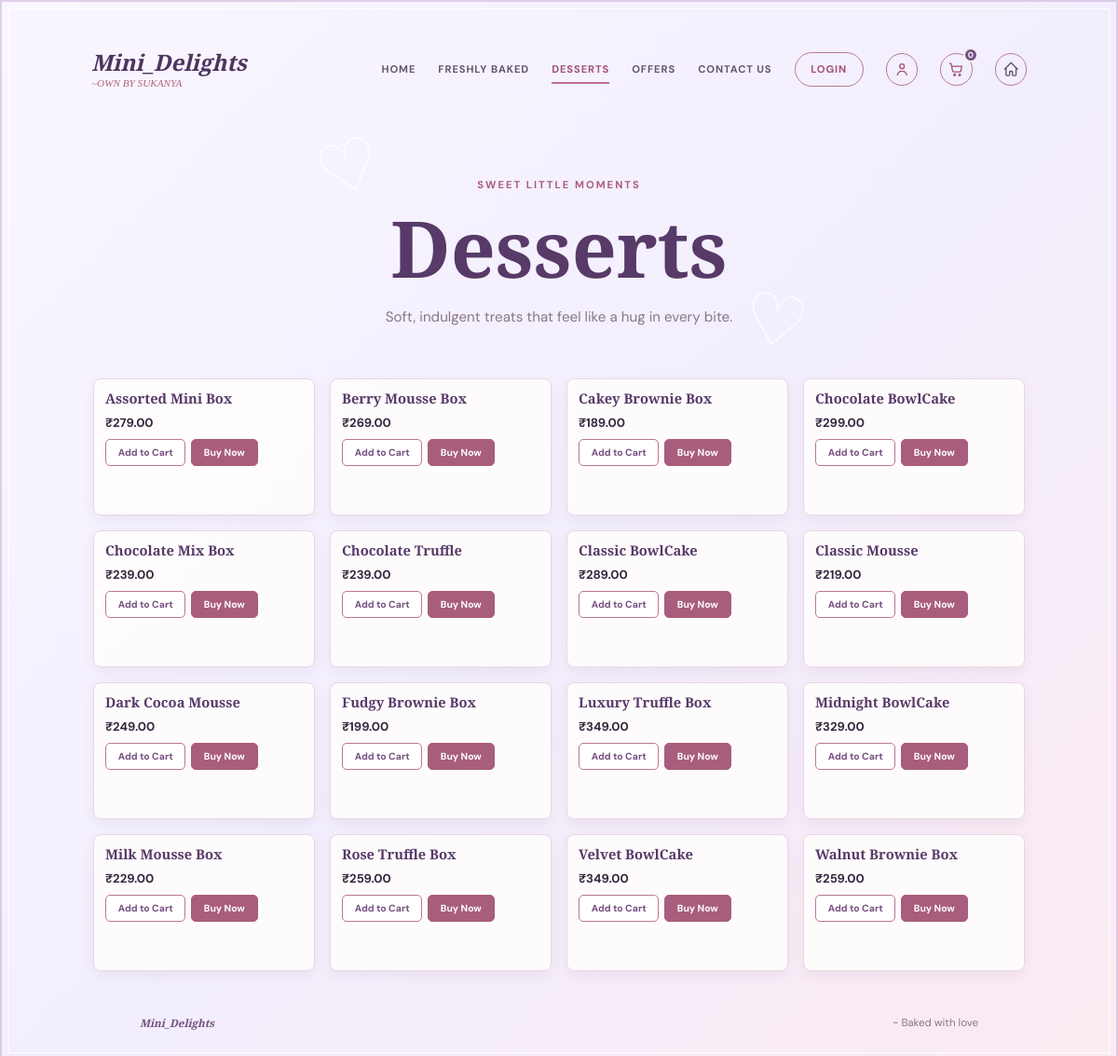
The page /desserts/ on the database its author committed.
### app/models.py (models this page shows, shortened)
class Item(models.Model):
	class MenuGroup(models.TextChoices):
		BROWNIES = 'brownie-menu', "Brownie's"
		CUPCAKES = 'cupcake-menu', "Cupcake's"
		PIZZAS = 'pizza-menu', "Pizza's"
		OTHER = 'other-menu', 'Other'
	name = models.CharField(max_length=160)
	description = models.TextField(blank=True)
	image = models.ImageField(upload_to='items/', blank=True)
	image_url = models.URLField(max_length=500, blank=True)
	menu_group = models.CharField(max_length=20, choices=MenuGroup.choices, blank=True, default='')
	price = models.DecimalField(max_digits=10, decimal_places=2, validators=[MinValueValidator(0)])
	discount = models.DecimalField(
		max_digits=5,
		decimal_places=2,
		default=0,
		validators=[MinValueValidator(0), MaxValueValidator(100)],
		help_text='Discount percentage, from 0 to 100.',
	)
	count = models.PositiveIntegerField(default=0, help_text='Available stock quantity.')
	category = models.CharField(max_length=80, db_index=True)
	tags = models.JSONField(default=list, blank=True)
	is_available = models.BooleanField(default=True)
	created_at = models.DateTimeField(auto_now_add=True)
	updated_at = models.DateTimeField(auto_now=True)
	class Meta:
		ordering = ['name']

### app/views.py (the view)
# urls.py: path('desserts/', views.desserts, name='desserts'),
@ensure_csrf_cookie
def desserts(request):
    dessert_items = Item.objects.filter(
        category='desserts',
        is_available=True,
    ).order_by('name')
    return render(request, 'desserts.html', {'dessert_items': dessert_items})

### templates/desserts.html (shortened to what this page needs)
<!DOCTYPE html>
{% load static %}
<html lang="en">
<head>
	<link rel="stylesheet" href="{% static 'style.css' %}?v=20261001b">
</head>
<body class="freshly-page desserts-page">
	<main class="freshly-shell">
		<header class="freshly-header">
			<a class="freshly-brand" href="{% url 'home' %}">
				<strong>Mini_Delights</strong>
				<span>~Own By Sukanya</span>
			</a>
			{% include 'partials/site_navigation.html' %}
		</header>
		<section class="freshly-hero" aria-labelledby="desserts-title">
			<p class="freshly-kicker">Sweet little moments</p>
			<h1 id="desserts-title">Desserts</h1>
			<p>Soft, indulgent treats that feel like a hug in every bite.</p>
		</section>
		<section class="delivery-menu dessert-menu" aria-label="Desserts menu" data-cart-category="desserts">
			<div class="delivery-grid">
				{% for item in dessert_items %}
				<article class="delivery-card">
					<div class="delivery-card-body">
						<h3>{{ item.name }}</h3>
						<strong>₹{{ item.price|floatformat:2 }}</strong>
						<div class="card-actions">
							<button type="button" data-action="add">Add to Cart</button>
							<button type="button" class="buy-button" data-action="buy">Buy Now</button>
						</div>
					</div>
				</article>
				{% empty %}
				<p>No items available</p>
				{% endfor %}
			</div>
		</section>
		<footer class="freshly-footer"><span>Mini_Delights</span><span>~ Baked with love</span></footer>
	</main>
</body>
</html>

### rows shown on the page
Item: name "Assorted Mini Box", price "279.00"
Item: name "Berry Mousse Box", price "269.00"
Item: name "Cakey Brownie Box", price "189.00"
Item: name "Chocolate BowlCake", price "299.00"
Item: name "Chocolate Mix Box", price "239.00"
Item: name "Chocolate Truffle", price "239.00"
Item: name "Classic BowlCake", price "289.00"
Item: name "Classic Mousse", price "219.00"
Item: name "Dark Cocoa Mousse", price "249.00"
Item: name "Fudgy Brownie Box", price "199.00"
Item: name "Luxury Truffle Box", price "349.00"
Item: name "Midnight BowlCake", price "329.00"
Item: name "Milk Mousse Box", price "229.00"
Item: name "Rose Truffle Box", price "259.00"
Item: name "Velvet BowlCake", price "349.00"
Item: name "Walnut Brownie Box", price "259.00"
